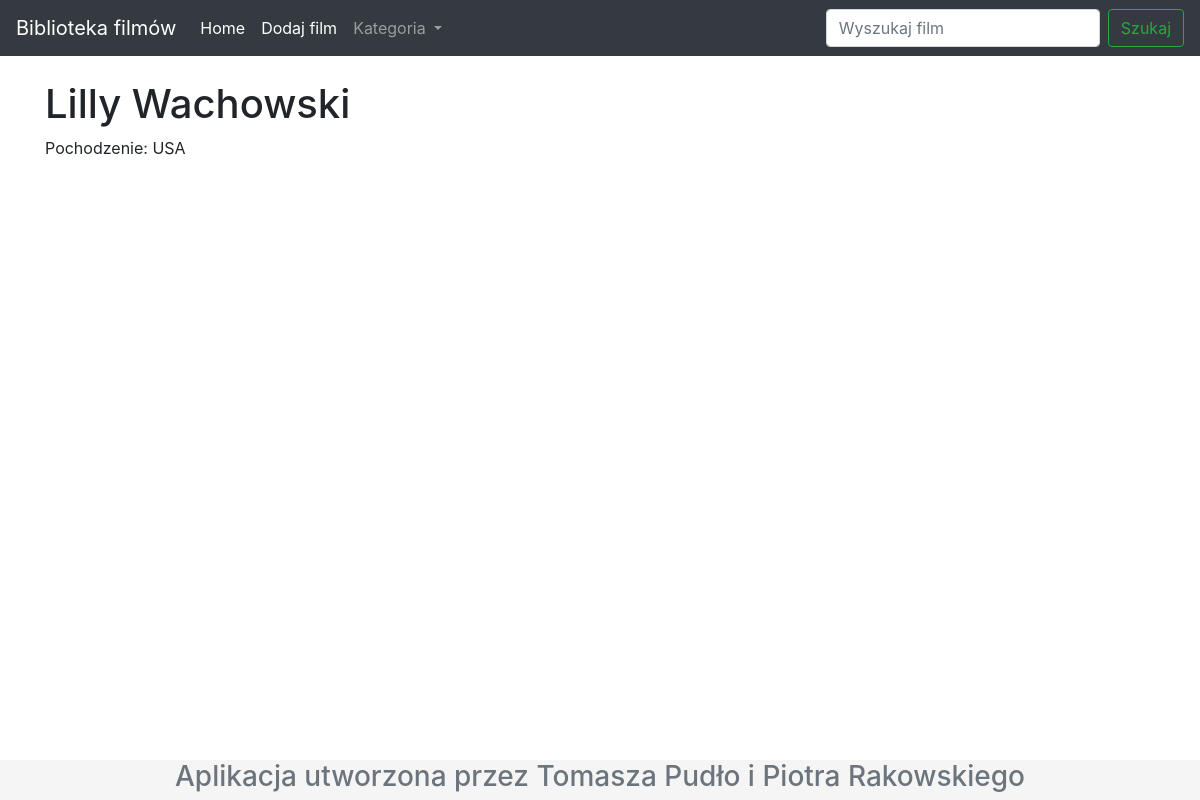
The app's page /rezyser/1/ with its own data.
### Filmy/models.py (models this page shows, shortened)
class Rezyser(models.Model):
    imie = models.CharField(max_length=15)
    nazwisko = models.CharField(max_length=25)
    pochodzenie = models.CharField(max_length=25)
    class Meta:
        verbose_name = "Reżyser"
        verbose_name_plural = "Reżyser"

### Filmy/views.py (the view)
# urls.py: path('rezyser/<id>/', rezyser, name='rezyser'),
def rezyser(request, id):
    rezyserzy = Rezyser.objects.get(pk=id)
    gatunki = Gatunek.objects.all()
    dane = {'rezyserzy': rezyserzy, 'gatunki': gatunki}
    return render (request, 'rezyser.html', dane)

### Filmy/templates/rezyser.html
    {% extends 'szablon.html' %}
    {% load static %}
    {% block content %}
    {% if rezyserzy %}
        <h1> {{ rezyserzy.imie }} {{ rezyserzy.nazwisko }}</h1>
        <p> Pochodzenie: {{ rezyserzy.pochodzenie }} </p>
    {% else %}
        <p> Nie ma rezysera o takim id.</p>
    {% endif %}
    {% endblock content %}

### Filmy/templates/szablon.html (style rules this page uses)
html { position: relative; min-height: 100%; }
body { margin-bottom: 40px; }

### records on screen
Rezyser: imie "Lilly", nazwisko "Wachowski", pochodzenie "USA"
